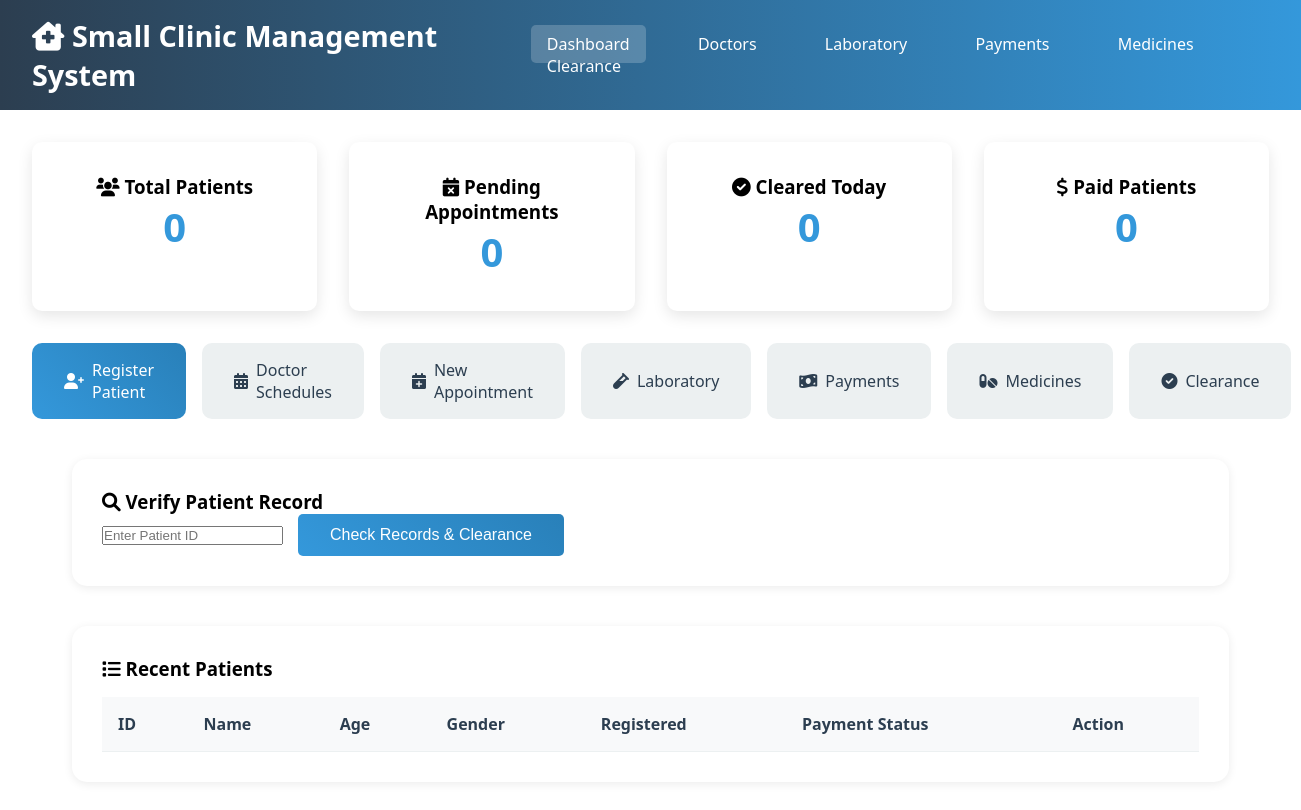
Before: / with the older database file.
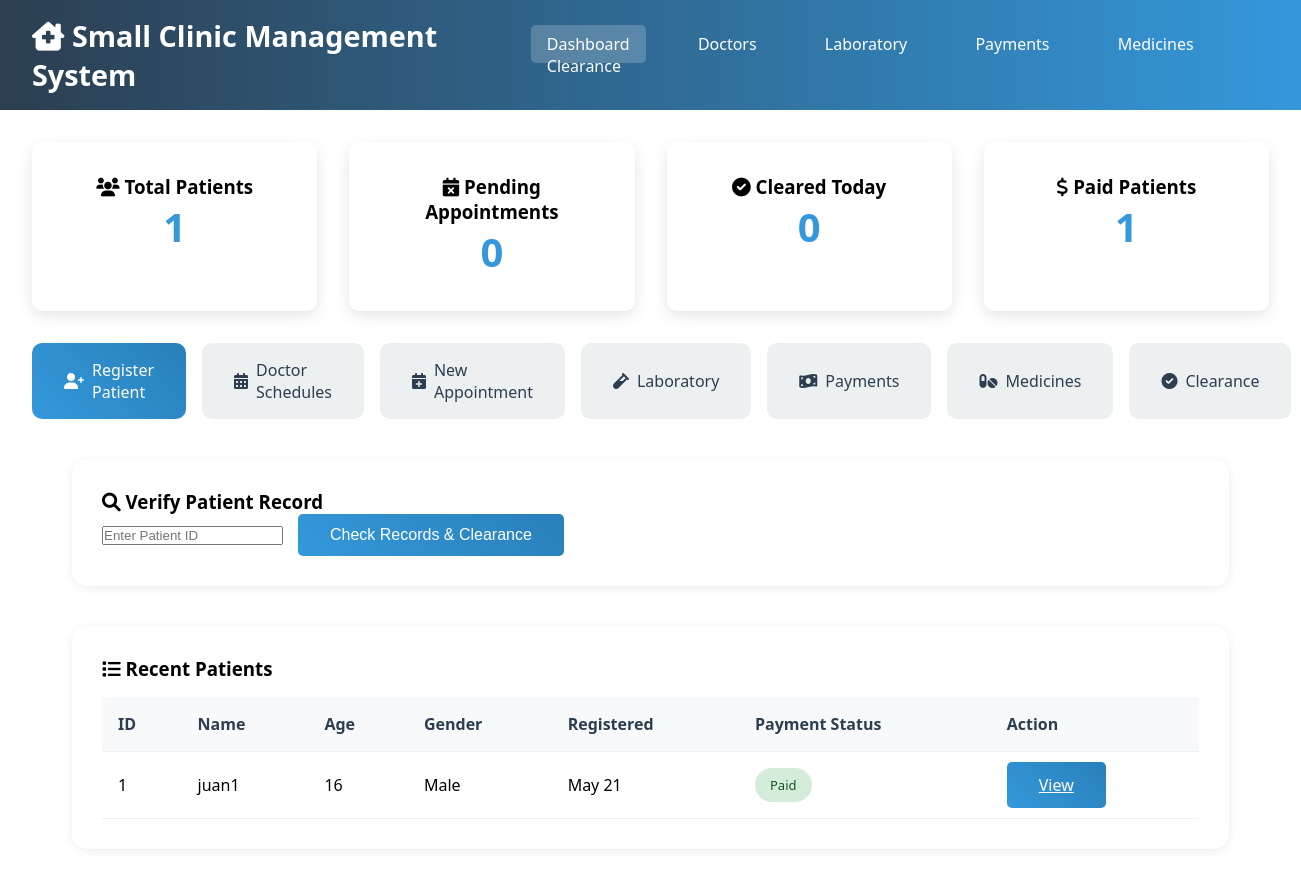
After: the same page with the newer database file.
### tables this page shows
CREATE TABLE `patients` (
  `patient_id` int(11) NOT NULL,
  `fullname` varchar(100) NOT NULL,
  `age` int(11) DEFAULT NULL,
  `gender` varchar(10) DEFAULT NULL,
  `address` text DEFAULT NULL,
  `contact_number` varchar(20) DEFAULT NULL,
  `date_registered` timestamp NOT NULL DEFAULT current_timestamp()
);

### index.php (the view, shortened to what this page needs)
<?php include 'config.php'; ?>
<!DOCTYPE html>
<html lang="en">
<head>
    <link rel="stylesheet" href="style.css">
    <link href="https://cdnjs.cloudflare.com/ajax/libs/font-awesome/6.0.0/css/all.min.css" rel="stylesheet">
</head>
<body>
    <div class="container">
        <header>
            <h1><i class="fas fa-clinic-medical"></i> Small Clinic Management System</h1>
            <nav>
                <a href="index.php" class="active">Dashboard</a>
                <a href="doctor_schedule.php">Doctors</a>
                <a href="laboratory.php">Laboratory</a>
                <a href="payments.php">Payments</a>
                <a href="medicine.php">Medicines</a>
                <a href="clearance.php">Clearance</a>
            </nav>
        </header>
        <main>
            <div class="dashboard-stats">
                <?php
                $total_patients = $pdo->query("SELECT COUNT(*) FROM patients")->fetchColumn();
                $pending_appointments = $pdo->query("SELECT COUNT(*) FROM appointments WHERE status='Pending'")->fetchColumn();
                $cleared_patients = $pdo->query("SELECT COUNT(*) FROM payments WHERE payment_status='Paid'")->fetchColumn();
                $today_patients = $pdo->query("SELECT COUNT(*) FROM appointments WHERE DATE(appointment_date) = CURDATE() AND status='Completed'")->fetchColumn();
                ?>
                <div class="stat-card"><h3><i class="fas fa-users"></i> Total Patients</h3><span class="stat-number"><?php echo $total_patients; ?></span></div>
                <div class="stat-card"><h3><i class="fas fa-calendar-times"></i> Pending Appointments</h3><span class="stat-number"><?php echo $pending_appointments; ?></span></div>
                <div class="stat-card"><h3><i class="fas fa-check-circle"></i> Cleared Today</h3><span class="stat-number"><?php echo $today_patients; ?></span></div>
                <div class="stat-card"><h3><i class="fas fa-dollar-sign"></i> Paid Patients</h3><span class="stat-number"><?php echo $cleared_patients; ?></span></div>
            </div>
            <div class="quick-actions">
                <a href="#patient-form" class="action-btn primary"><i class="fas fa-user-plus"></i> Register Patient</a>
                <a href="doctor_schedule.php" class="action-btn"><i class="fas fa-calendar-alt"></i> Doctor Schedules</a>
                <a href="#appointment-form" class="action-btn"><i class="fas fa-calendar-plus"></i> New Appointment</a>
                <a href="laboratory.php" class="action-btn"><i class="fas fa-vial"></i> Laboratory</a>
                <a href="payments.php" class="action-btn"><i class="fas fa-money-bill-wave"></i> Payments</a>
                <a href="medicine.php" class="action-btn"><i class="fas fa-pills"></i> Medicines</a>
                <a href="clearance.php" class="action-btn"><i class="fas fa-check-circle"></i> Clearance</a>
            </div>
            <div class="card">
                <h3><i class="fas fa-search"></i> Verify Patient Record</h3>
                <form method="GET" action="clearance.php">
                    <div class="form-row">
                        <input type="number" name="patient_id" placeholder="Enter Patient ID" required>
                        <button type="submit" class="btn primary">Check Records & Clearance</button>
                    </div>
                </form>
            </div>
            <div class="card">
                <h3><i class="fas fa-list"></i> Recent Patients</h3>
                <table class="table">
                    <thead><tr><th>ID</th><th>Name</th><th>Age</th><th>Gender</th><th>Registered</th><th>Payment Status</th><th>Action</th></tr></thead>
                    <tbody>
                        <?php
                        $stmt = $pdo->query("
                            SELECT p.*, COALESCE(py.payment_status, 'No Payment') as payment_status
                            FROM patients p
                            LEFT JOIN payments py ON p.patient_id = py.patient_id
                            ORDER BY p.date_registered DESC LIMIT 10
                        ");
                        while ($row = $stmt->fetch()) {
                            $statusClass = strtolower(str_replace(' ', '-', $row['payment_status']));
                            echo "<tr>
                                <td>{$row['patient_id']}</td>
                                <td>{$row['fullname']}</td>
                                <td>{$row['age']}</td>
                                <td>{$row['gender']}</td>
                                <td>" . date('M j', strtotime($row['date_registered'])) . "</td>
                                <td><span class='status {$statusClass}'>{$row['payment_status']}</span></td>
                                <td><a href='clearance.php?patient_id={$row['patient_id']}' class='btn primary'>View</a></td>
                            </tr>";
                        }
                        ?>
                    </tbody>
                </table>
            </div>
        </main>
    </div>
</body>
</html>

Changed rows visible on the page:
added patients: patient_id "1", fullname "juan1", age "16", gender "Male", date_registered "May 21", payment_status "Paid"
Other visible differences:
$total_patients: "0" → "1"
$cleared_patients: "0" → "1"
